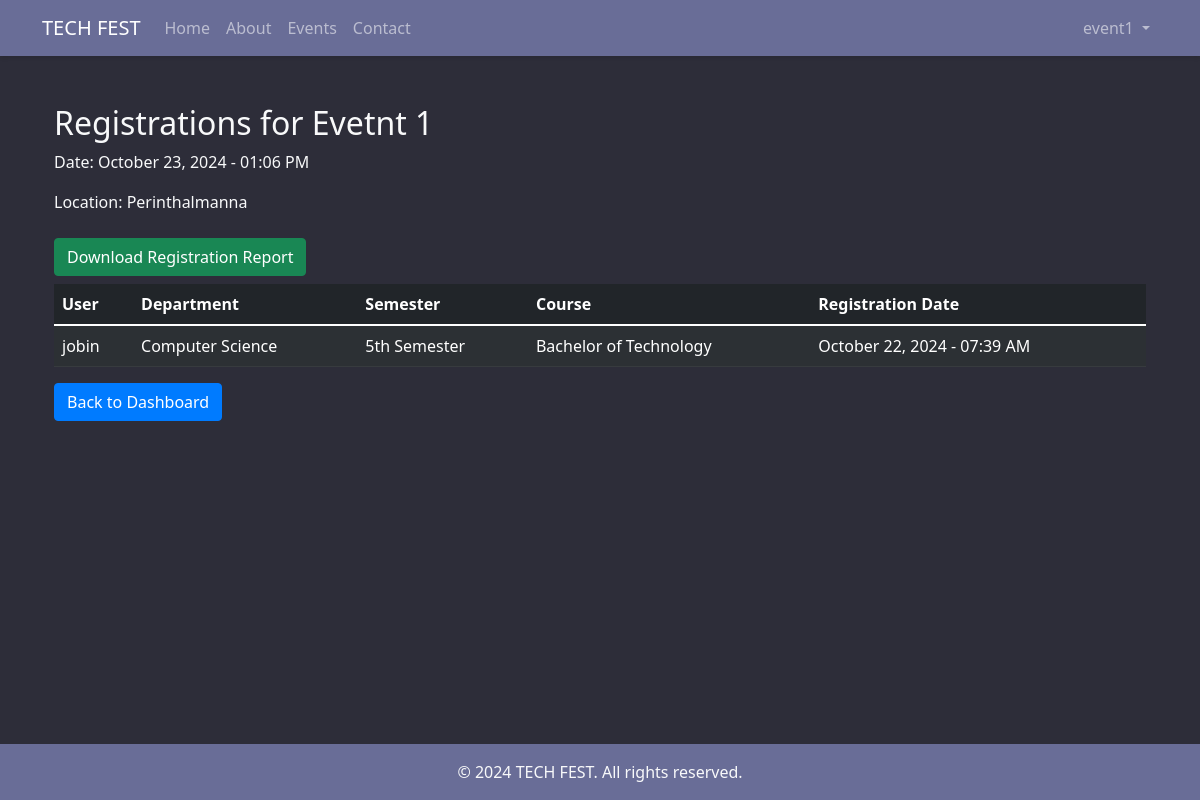
/events/event/1/registrations/ (signed in), run on the app's committed database.
### users/models.py (models this page shows, shortened)
class CustomUser(AbstractUser):
    USER_TYPE_CHOICES = (
        ('user', 'User'),
        ('eventhost', 'Event Host'),
    )
    user_type = models.CharField(max_length=10, choices=USER_TYPE_CHOICES, default='user')
    groups = models.ManyToManyField(
        Group,
        verbose_name='groups',
        blank=True,
        help_text='The groups this user belongs to.',
        related_name='custom_user_set'
    )
    user_permissions = models.ManyToManyField(
        Permission,
        verbose_name='user permissions',
        blank=True,
        help_text='Specific permissions for this user.',
        related_name='custom_user_set'
    )

### events/models.py (models this page shows, shortened)
class Event(models.Model):
    title = models.CharField(max_length=200)
    description = models.TextField()
    date = models.DateTimeField()
    location = models.CharField(max_length=200)
    image = models.ImageField(upload_to='event_images/', null=True, blank=True)
    host = models.ForeignKey(settings.AUTH_USER_MODEL, on_delete=models.CASCADE, related_name='hosted_events')
    isFeatured=models.BooleanField(default=False)

class Registration(models.Model):
    DEPARTMENT_CHOICES = [
        ('CS', 'Computer Science'),
        ('IT', 'Information Technology'),
        ('ECE', 'Electronics and Communication'),
        ('EEE', 'Electrical and Electronics'),
        ('ME', 'Mechanical Engineering'),
    ]
    SEMESTER_CHOICES = [
        ('1', '1st Semester'),
        ('2', '2nd Semester'),
        ('3', '3rd Semester'),
        ('4', '4th Semester'),
        ('5', '5th Semester'),
        ('6', '6th Semester'),
        ('7', '7th Semester'),
        ('8', '8th Semester'),
    ]
    COURSE_CHOICES = [
        ('BTech', 'Bachelor of Technology'),
        ('MTech', 'Master of Technology'),
        ('MCA', 'Master of Computer Applications'),
        ('BCA', 'Bachelor of Computer Applications'),
    ]
    event = models.ForeignKey('Event', on_delete=models.CASCADE, related_name='registrations')
    user = models.ForeignKey(settings.AUTH_USER_MODEL, on_delete=models.CASCADE, related_name='event_registrations')
    department = models.CharField(max_length=3, choices=DEPARTMENT_CHOICES)
    semester = models.CharField(max_length=1, choices=SEMESTER_CHOICES)
    course = models.CharField(max_length=5, choices=COURSE_CHOICES)
    college = models.CharField(max_length=255)
    address = models.TextField()
    phone = models.CharField(max_length=20)
    registration_date = models.DateTimeField(auto_now_add=True)
    class Meta:
        unique_together = ('event', 'user')

### events/views.py (the view)
# urls.py: path('event/<int:event_id>/registrations/', views.event_registrations, name='event_registrations'),
@login_required
def event_registrations(request, event_id):
    event = get_object_or_404(Event, id=event_id, host=request.user)
    registrations = Registration.objects.filter(event=event).select_related('user')
    context = {
        'event': event,
        'registrations': registrations,
    }
    return render(request, 'events/event_registrations.html', context)

### events/templates/events/event_registrations.html (shortened to what this page needs)
{% extends 'base.html' %}
{% block content %}
<div class="container mt-4 text-light">
    <h2>Registrations for {{ event.title }}</h2>
    <p>Date: {{ event.date|date:"F d, Y - h:i A" }}</p>
    <p>Location: {{ event.location }}</p>
    <a href="{% url 'events:registration_report' event.id %}" class="btn btn-success mt-2 mb-2">Download Registration Report</a>
    {% if registrations %}
        <table class="table table-dark table-striped">
            <thead>
                <tr>
                    <th>User</th>
                    <th>Department</th>
                    <th>Semester</th>
                    <th>Course</th>
                    <th>Registration Date</th>
                </tr>
            </thead>
            <tbody>
                {% for registration in registrations %}
                    <tr>
                        <td>{{ registration.user.username }}</td>
                        <td>{{ registration.get_department_display }}</td>
                        <td>{{ registration.get_semester_display }}</td>
                        <td>{{ registration.get_course_display }}</td>
                        <td>{{ registration.registration_date|date:"F d, Y - h:i A" }}</td>
                    </tr>
                {% endfor %}
            </tbody>
        </table>
    {% else %}
        <p>No registrations yet for this event.</p>
    {% endif %}
    <a href="{% url 'users:dashboard' %}" class="btn btn-primary">Back to Dashboard</a>
</div>
{% endblock %}

### templates/base.html (shortened to what this page needs)
{% load static %}
<!DOCTYPE html>
<html lang="en" class="h-100">
<head>
    <link href="https://cdn.jsdelivr.net/npm/bootstrap@5.1.3/dist/css/bootstrap.min.css" rel="stylesheet">
    <link rel="stylesheet" href="https://cdnjs.cloudflare.com/ajax/libs/font-awesome/5.15.3/css/all.min.css">
    <link rel="stylesheet" href="{% static 'css/style.css' %}">
    <link rel="stylesheet" href="https://cdn.jsdelivr.net/npm/bootstrap-icons@1.10.5/font/bootstrap-icons.css">
</head>
<body class="d-flex flex-column h-100">
    <header>
        <nav class="navbar navbar-expand-lg navbar-dark text-light">
            <div class="container">
                <a class="navbar-brand" href="{% url 'main:home' %}">TECH FEST</a>
                <div class="collapse navbar-collapse" id="navbarNavDropdown">
                    <ul class="navbar-nav me-auto mb-2 mb-lg-0">
                        <li class="nav-item">
                            <a class="nav-link {% if request.resolver_match.url_name == 'home' %}active{% endif %}" aria-current="page" href="{% url 'main:home' %}">Home</a>
                        </li>
                        <li class="nav-item">
                            <a class="nav-link {% if request.resolver_match.url_name == 'about' %}active{% endif %}" href="{% url 'main:about' %}">About</a>
                        </li>
                        <li class="nav-item">
                            <a class="nav-link {% if request.resolver_match.url_name == 'list' %}active{% endif %}" href="{% url 'events:list' %}">Events</a>
                        </li>
                        <li class="nav-item">
                            <a class="nav-link {% if request.resolver_match.url_name == 'contact' %}active{% endif %}" href="{% url 'main:contact' %}">Contact</a>
                        </li>
                    </ul>
                    <ul class="navbar-nav">
                        {% if user.is_authenticated %}
                            <li class="nav-item dropdown">
                                <a class="nav-link dropdown-toggle" href="#" id="navbarDropdown" role="button" data-bs-toggle="dropdown" aria-expanded="false">
                                    {{ user.username }}
                                </a>
                            </li>
                        {% endif %}
                    </ul>
                </div>
            </div>
        </nav>
    </header>
    <main class="flex-shrink-0">
        <div class="container my-4 main-content">
            {% block content %}
            {% endblock %}
        </div>
    </main>
    <footer class="footer mt-auto py-3 ">
        <div class="container text-center text-light">
            <span class="text-light">© 2024 TECH FEST. All rights reserved.</span>
        </div>
    </footer>
</body>
</html>

### static/css/style.css (style rules this page uses)
:root { --color-main: #71c6dd; --color-main-light: #e1f6fb; --color-dark: #3f4156; --color-dark-medium: #51546e; --color-dark-light: #696d97; --color-light: #e5e5e5; --color-gray: #8b8b8b; --color-light-gray: #b2bdbd; --color-bg: #2d2d39; --color-success: #5dd693; --color-error: #fc4b0b; }
html, body { height: 100%; }
body { display: flex; flex-direction: column; min-height: 100vh; background-color: var(--color-bg); }
main { flex: 1 0 auto; display: flex; flex-direction: column; }
.main-content { flex: 1 0 auto; padding-bottom: 2rem; }
.footer { flex-shrink: 0; background-color: #343a40; color: #ffffff; }
.navbar { background-color: var(--color-dark-light); box-shadow: 0 2px 4px rgba(0,0,0,.1); }
.btn-primary { background-color: #007bff; border-color: #007bff; }
.footer { background-color: var(--color-dark-light); }

### data on the page
CustomUser: username "event1"
Event: title "Evetnt 1", date "October 23, 2024 - 01:06 PM", location "Perinthalmanna"
Registration: user.username "jobin", department "Computer Science", semester "5th Semester", course "Bachelor of Technology", registration_date "October 22, 2024 - 07:39 AM"
